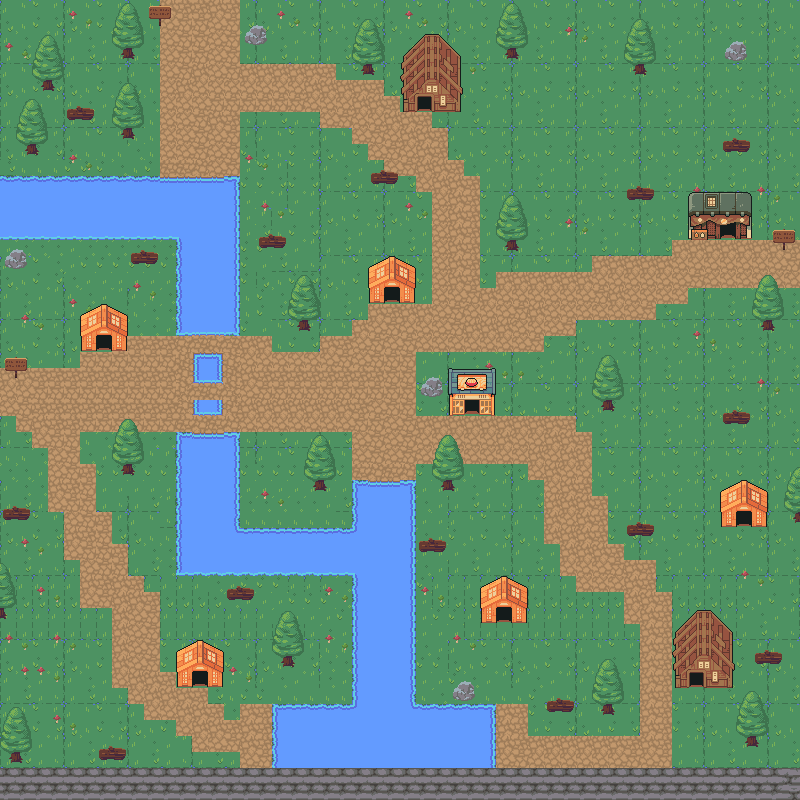

This is a level from a 2D game, rendered from its Tiled map with the project's own tilesets. A one-line summary and the map file follow, with tile-layer data summarised:
An orthogonal 50x50 tile map with 16x16 px tiles, 6 tile layers (background, walls, water, path, ...), 2 tilesets and 82 objects (63x collision, 9x enter_house, 9x enter_house_exit, player).

<map version="1.10" tiledversion="1.10.1" orientation="orthogonal" renderorder="right-down" width="50" height="50" tilewidth="16" tileheight="16" infinite="0" nextlayerid="8" nextobjectid="101">
 <tileset firstgid="1" source="nature.tsx" />
 <tileset firstgid="721" source="house.tsx" />
 <layer id="1" name="background" width="50" height="50">
  <data>[2500 cells, 2500 non-empty, 20 distinct tile ids]</data>
 </layer>
 <layer id="2" name="walls" width="50" height="50">
  <data>[2500 cells, 100 non-empty, 4 distinct tile ids]</data>
 </layer>
 <layer id="3" name="water" width="50" height="50">
  <data>[2500 cells, 272 non-empty, 36 distinct tile ids]</data>
 </layer>
 <layer id="4" name="path" width="50" height="50">
  <data>[2500 cells, 556 non-empty, 22 distinct tile ids]</data>
 </layer>
 <layer id="6" name="decorations" width="50" height="50">
  <data>[2500 cells, 380 non-empty, 24 distinct tile ids]</data>
 </layer>
 <layer id="7" name="house" width="50" height="50">
  <data>[2500 cells, 106 non-empty, 50 distinct tile ids]</data>
 </layer>
 <objectgroup id="5" name="Objects">
  <object id="1" name="player" x="378" y="406">
   <point />
  </object>
  <object id="5" type="collision" x="1" y="768" width="800" height="34" />
  <object id="11" type="collision" x="0.666667" y="178.667" width="175.333" height="57.3333" />
  <object id="12" type="collision" x="178.667" y="179.333" width="58" height="152.667" />
  <object id="13" type="collision" x="194" y="355.333" width="27.3333" height="26" />
  <object id="14" type="collision" x="194.667" y="400" width="26.6667" height="12.6667" />
  <object id="15" type="collision" x="178" y="433.333" width="59.3333" height="140" />
  <object id="16" type="collision" x="354.667" y="482.667" width="58" height="236.667" />
  <object id="17" type="collision" x="236" y="531.333" width="118.667" height="40.6667" />
  <object id="18" type="collision" x="274.667" y="706.667" width="220" height="60.6667" />
  <object id="19" type="collision" x="123" y="48.5" width="10.5" height="10" />
  <object id="20" type="collision" x="42.5" y="80" width="11" height="11" />
  <object id="21" type="collision" x="67.5" y="107" width="26.5" height="14.5" />
  <object id="22" type="collision" x="26.5" y="145" width="10.5" height="10" />
  <object id="23" type="collision" x="122.5" y="128.5" width="11" height="10" />
  <object id="24" type="collision" x="148.5" y="5" width="23" height="13" />
  <object id="25" type="collision" x="157.5" y="17.5" width="4.5" height="9" />
  <object id="26" type="collision" x="130" y="251.5" width="27.5" height="13" />
  <object id="27" type="collision" x="5" y="358" width="21.5" height="13.5" />
  <object id="28" type="collision" x="15.5" y="372" width="1.5" height="6" />
  <object id="29" type="collision" x="2" y="509" width="28" height="11" />
  <object id="30" type="collision" x="123" y="463.5" width="10" height="11.5" />
  <object id="31" type="collision" x="-2.5" y="608" width="6" height="10" />
  <object id="32" type="collision" x="9.5" y="752.5" width="12.5" height="9" />
  <object id="33" type="collision" x="99" y="747.5" width="26.5" height="13" />
  <object id="34" type="collision" x="227" y="588" width="27" height="12" />
  <object id="35" type="collision" x="282" y="656.5" width="12" height="10" />
  <object id="36" type="collision" x="314.5" y="480.5" width="11.5" height="11" />
  <object id="37" type="collision" x="442" y="480" width="12" height="11" />
  <object id="38" type="collision" x="418.5" y="540.5" width="27.5" height="11" />
  <object id="39" type="collision" x="546" y="701.5" width="28.5" height="11" />
  <object id="40" type="collision" x="602.5" y="704" width="10.5" height="11" />
  <object id="41" type="collision" x="746" y="737" width="11.5" height="10" />
  <object id="42" type="collision" x="755" y="652.5" width="26" height="12" />
  <object id="43" type="collision" x="627.5" y="524" width="25" height="11.5" />
  <object id="44" type="collision" x="795" y="512" width="6.5" height="10" />
  <object id="45" type="collision" x="603" y="399.5" width="10" height="11" />
  <object id="46" type="collision" x="722.5" y="412.5" width="27" height="11.5" />
  <object id="47" type="collision" x="762" y="319" width="12" height="12.5" />
  <object id="48" type="collision" x="772.5" y="231" width="21.5" height="10.5" />
  <object id="49" type="collision" x="783" y="242.5" width="2.5" height="6.5" />
  <object id="50" type="collision" x="507.5" y="240.5" width="9" height="9.5" />
  <object id="51" type="collision" x="627.5" y="187.5" width="25" height="14" />
  <object id="52" type="collision" x="724" y="139.5" width="24.5" height="11.5" />
  <object id="53" type="collision" x="634.5" y="62" width="10.5" height="12" />
  <object id="54" type="collision" x="506" y="48" width="11.5" height="11" />
  <object id="55" type="collision" x="259" y="236" width="25.5" height="12.5" />
  <object id="56" type="collision" x="298" y="320" width="11.5" height="11" />
  <object id="58" type="collision" x="372" y="171.5" width="24" height="12.5" />
  <object id="59" type="collision" x="362.5" y="65" width="11.5" height="9" />
  <object id="60" type="collision" x="245.333" y="27.3333" width="21" height="17" />
  <object id="61" type="collision" x="7.33333" y="250.667" width="19.3333" height="17.3333" />
  <object id="62" type="collision" x="455.667" y="683.333" width="17" height="17" />
  <object id="63" type="collision" x="423.667" y="379" width="17.3333" height="18" />
  <object id="64" type="collision" x="727.667" y="43" width="17.3333" height="17.3333" />
  <object id="74" type="collision" x="81" y="335.667" width="45.3333" height="15" />
  <object id="75" type="collision" x="177.667" y="671.333" width="45" height="15.6667" />
  <object id="76" type="collision" x="481.667" y="606.667" width="44.6667" height="15.6667" />
  <object id="77" type="collision" x="449.333" y="393.333" width="44.3333" height="21.6667" />
  <object id="78" type="collision" x="369.667" y="287.333" width="44.6667" height="16" />
  <object id="79" type="collision" x="404" y="67.6667" width="56" height="43.6667" />
  <object id="80" type="collision" x="689" y="213.333" width="62.3333" height="25.6667" />
  <object id="81" type="collision" x="721" y="510" width="45.6667" height="16.6667" />
  <object id="82" type="collision" x="675.667" y="644.333" width="56.3333" height="43.3333" />
  <object id="83" name="enter_house" x="95.8182" y="336" width="16" height="22.1818" />
  <object id="84" name="enter_house" x="192" y="671.636" width="16" height="23.0909" />
  <object id="85" name="enter_house" x="416.182" y="96.3636" width="15.4545" height="22" />
  <object id="86" name="enter_house" x="384.182" y="287.818" width="15.4545" height="22.1818" />
  <object id="87" name="enter_house" x="464.364" y="400.182" width="15.4545" height="21.8182" />
  <object id="88" name="enter_house" x="496.182" y="607.273" width="15.8182" height="23.8182" />
  <object id="89" name="enter_house" x="719.818" y="224" width="16.3636" height="22" />
  <object id="90" name="enter_house" x="688.364" y="672.182" width="15.4545" height="20.9091" />
  <object id="91" name="enter_house" x="736" y="510.727" width="16" height="22.5455" />
  <object id="92" name="enter_house_exit" x="87.25" y="383.25">
   <point />
  </object>
  <object id="93" name="enter_house_exit" x="180" y="719.25">
   <point />
  </object>
  <object id="94" name="enter_house_exit" x="482.75" y="656">
   <point />
  </object>
  <object id="95" name="enter_house_exit" x="678" y="715.5">
   <point />
  </object>
  <object id="96" name="enter_house_exit" x="725.75" y="559.75">
   <point />
  </object>
  <object id="97" name="enter_house_exit" x="701" y="272.5">
   <point />
  </object>
  <object id="98" name="enter_house_exit" x="407.5" y="143.75">
   <point />
  </object>
  </objectgroup>
</map>
<!-- 2 of 82 objects omitted -->
